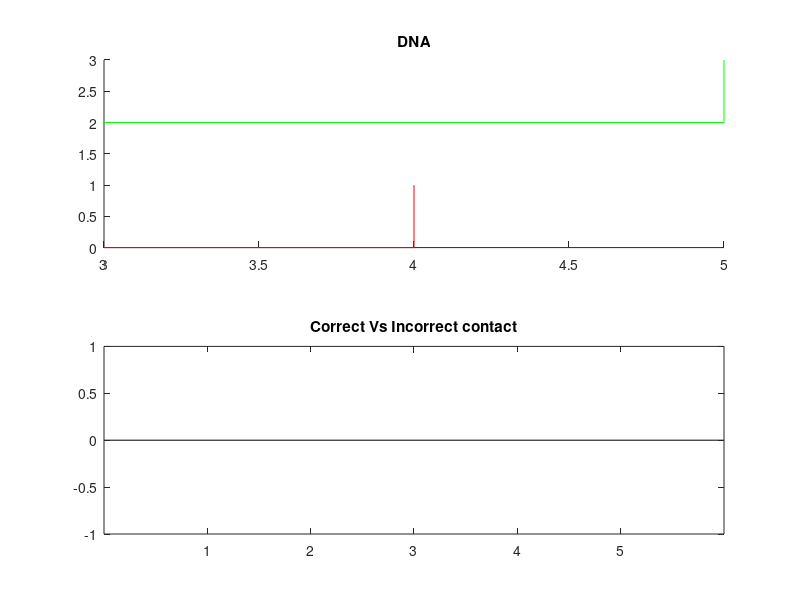

Write the MATLAB code that produced this figure.
clear all
clc
prompt = 'Enter the maximum value of length:';
a = input(prompt);
prompt = 'Enter the DNA length:';
dna = input(prompt);
prompt = 'How many times you want to run the code:';
c = input(prompt);
correct=zeros(dna,2);
count = 0;
while count<=c
    count=count+1;%count the number of loops
    d1 = [];%intialise dna1
    d2 = [];%initialise dna2
    cube = zeros(a+1,a+1,a+1);%create a cube
    d1 = randi([0 a],1,3);%Randomly select a starting pt for d1
    cube(d1(1,1)+1,d1(1,2)+1,d1(1,3)+1) = 1;%Mark the pt as occupied
    for i=1:1:dna-1
        t = [];
        tl=[];
        if d1(i,1)==0%if at x start boundary
            t = [t;d1(i,1)+1 d1(i,2) d1(i,3)];
        end
        if d1(i,2)==0%if at y start boundary
            t = [t;d1(i,1) d1(i,2)+1 d1(i,3)];
        end
        if d1(i,3)==0%if at z start boundary
            t = [t;d1(i,1) d1(i,2) d1(i,3)+1];
        end
        if d1(i,1)==a%if at x end boundary
            t = [t;d1(i,1)-1 d1(i,2) d1(i,3)];
        end
        if d1(i,2)==a%if at y end boundary
            t = [t;d1(i,1) d1(i,2)-1 d1(i,3)];
        end
        if d1(i,3)==a%if at z end boundary
            t = [t;d1(i,1) d1(i,2) d1(i,3)-1];
        end
        if d1(i,1)~=0 && d1(i,1)~=a%if not at x boundary
            t = [t;d1(i,1)+1 d1(i,2) d1(i,3)];
            t = [t;d1(i,1)-1 d1(i,2) d1(i,3)];
        end
        if d1(i,2)~=0 && d1(i,2)~=a%if not at y boundary
            t = [t;d1(i,1) d1(i,2)+1 d1(i,3)];
            t = [t;d1(i,1) d1(i,2)-1 d1(i,3)];
        end
        if d1(i,3)~=0 && d1(i,3)~=a%if not at z boundary
            t = [t;d1(i,1) d1(i,2) d1(i,3)+1];
            t = [t;d1(i,1) d1(i,2) d1(i,3)-1];
        end
        for j=1:1:size(t,1)
            if cube(t(j,1)+1,t(j,2)+1,t(j,3)+1) == 1%check if the pt is occupied
                tl = [tl;j];
            end
        end
        t(tl,:) = [];%Delete all the occupied pts
        if length(t)<1
            count=count-1;%decrement the count if invalid dna is created
            break;%discard the invalid dna
        end
        r = randi([1 size(t,1)],1,1);%randomly select a neighbouring pt
        d1 = [d1;t(r,:)];
        cube(d1(i+1,1)+1,d1(i+1,2)+1,d1(i+1,3)+1) = 1;%Mark the pt as occupied
    end
    d2 = randi([0 a],1,3);%Randomly select a starting pt for d2
    while cube(d2(1,1)+1,d2(1,2)+1,d2(1,3)+1) == 1%check if the pt is occupied
        d2 = randi([0 a],1,3);
    end
    cube(d2(1,1)+1,d2(1,2)+1,d2(1,3)+1) = 2;%Mark the pt as occupied
    for i=1:1:dna-1
        t = [];
        tl=[];
        if d2(i,1)==0%if at x start boundary
            t = [t;d2(i,1)+1 d2(i,2) d2(i,3)];
        end
        if d2(i,2)==0%if at y start boundary
            t = [t;d2(i,1) d2(i,2)+1 d2(i,3)];
        end
        if d2(i,3)==0%if at z start boundary
            t = [t;d2(i,1) d2(i,2) d2(i,3)+1];
        end
        if d2(i,1)==a%if at x end boundary
            t = [t;d2(i,1)-1 d2(i,2) d2(i,3)];
        end
        if d2(i,2)==a%if at y end boundary
            t = [t;d2(i,1) d2(i,2)-1 d2(i,3)];
        end
        if d2(i,3)==a%if at x end boundary
            t = [t;d2(i,1) d2(i,2) d2(i,3)-1];
        end
        if d2(i,1)~=0 && d2(i,1)~=a%if not at x boundary
            t = [t;d2(i,1)+1 d2(i,2) d2(i,3)];
            t = [t;d2(i,1)-1 d2(i,2) d2(i,3)];
        end
        if d2(i,2)~=0 && d2(i,2)~=a%if not at y boundary
            t = [t;d2(i,1) d2(i,2)+1 d2(i,3)];
            t = [t;d2(i,1) d2(i,2)-1 d2(i,3)];
        end
        if d2(i,3)~=0 && d2(i,3)~=a%if not at z boundary
            t = [t;d2(i,1) d2(i,2) d2(i,3)+1];
            t = [t;d2(i,1) d2(i,2) d2(i,3)-1];
        end
        for j=1:1:size(t,1)
            if cube(t(j,1)+1,t(j,2)+1,t(j,3)+1) == 1 || cube(t(j,1)+1,t(j,2)+1,t(j,3)+1) == 2%check if the pt is occupied
                tl = [tl;j];
            end
        end
        t(tl,:) = [];%Delete all the occupied pts
        if length(t)<1
            count=count-1;%decrement if invalid dna is created
            break;%discard the dna
        end
        r = randi([1 size(t,1)],1,1);%randomly select a neighbouring pt
        d2 = [d2;t(r,:)];
        cube(d2(i+1,1)+1,d2(i+1,2)+1,d2(i+1,3)+1) = 2;%Mark the pt as occupied
    end
    if size(d1,1)==dna && size(d2,1)==dna
        for i=1:1:dna%check all points of d1 with d2
            t = [];
            tl=[];
            if d1(i,1)==0%if at x start boundary
                t = [t;d1(i,1)+1 d1(i,2) d1(i,3)];
            end
            if d1(i,2)==0%if at y start boundary
                t = [t;d1(i,1) d1(i,2)+1 d1(i,3)];
            end
            if d1(i,3)==0%if at z start boundary
                t = [t;d1(i,1) d1(i,2) d1(i,3)+1];
            end
            if d1(i,1)==a%if at x end boundary
                t = [t;d1(i,1)-1 d1(i,2) d1(i,3)];
            end
            if d1(i,2)==a%if at y end boundary
                t = [t;d1(i,1) d1(i,2)-1 d1(i,3)];
            end
            if d1(i,3)==a%if at z end boundary
                t = [t;d1(i,1) d1(i,2) d1(i,3)-1];
            end
            if d1(i,1)~=0 && d1(i,1)~=a%if not at x boundary
                t = [t;d1(i,1)+1 d1(i,2) d1(i,3)];
                t = [t;d1(i,1)-1 d1(i,2) d1(i,3)];
            end
            if d1(i,2)~=0 && d1(i,2)~=a%if not at y boundary
                t = [t;d1(i,1) d1(i,2)+1 d1(i,3)];
                t = [t;d1(i,1) d1(i,2)-1 d1(i,3)];
            end
            if d1(i,3)~=0 && d1(i,3)~=a%if not at z boundary
                t = [t;d1(i,1) d1(i,2) d1(i,3)+1];
                t = [t;d1(i,1) d1(i,2) d1(i,3)-1];
            end
            
            for j=1:1:size(t,1)
                if cube(t(j,1)+1,t(j,2)+1,t(j,3)+1) == 2%check if the pt is occupied by dna2
                    out = ismember([t(j,1)+1 t(j,2)+1 t(j,3)+1],d2(2,:),'rows');
                    tl = find(out);
                end
            end
            for k=1:1:size(tl,1)
                if i==tl(k)%check if correct contact
                    correct(i,1)=correct(i,1)+1;%increment if correct contact
                else
                    correct(i,2)=correct(i,2)+1;%increment if incorrect contact
                end
            end
        end
    end
end
%correct(:,1)=correct(:,1)/c;%normalizing
%correct(:,2)=correct(:,2)/c;%normalizing
figure
subplot(2,1,1)       % add first plot in 2 x 1 grid
hold on
plot3(d1(:,1),d1(:,2),d1(:,3),'red')
plot3(d2(:,1),d2(:,2),d2(:,3),'green')
hold off
title('DNA')
subplot(2,1,2)       % add second plot in 2 x 1 grid
hb = bar(1:size(d1,1),correct);
set(hb(1),'FaceColor','g')
set(hb(2),'FaceColor','r')
title('Correct Vs Incorrect contact')